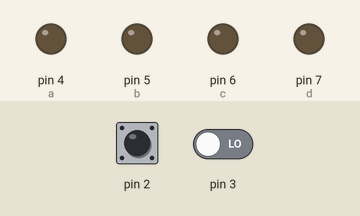
Simulated run of this sketch. Board: Arduino Uno, built with avr-gcc and run on an emulated ATmega328P. On the bench: output pins drawn as LEDs (lit = HIGH). Inputs (shaded band) come from the test bench; at power-on: pin 2 LOW, pin 3 LOW.

Above: at 1.2 s.
1.3 s: pin 2 pulsed HIGH 5 times (0.12 s each, 0.3 s apart)
At 3.9 s:
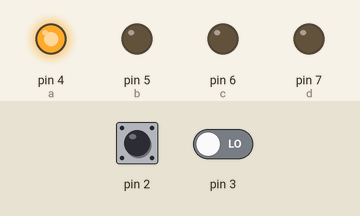
At 6.6 s:
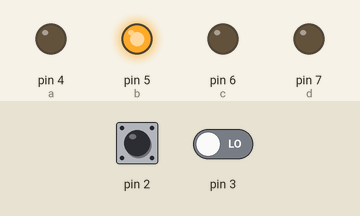
Timing chart, 0 to 8.1 s (numbered marks = the images above; inputs shaded):
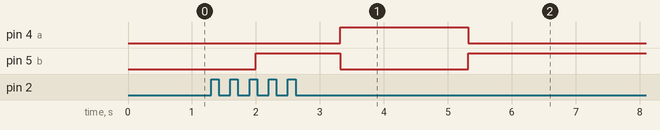

Measured:
- after the input at 1.3 s, pin 4 (a): LOW → HIGH after 2.0 s, → LOW 2.0 s later

The sketch:

Individual_MotorControl_ArduinoFlysky.ino
```cpp
//YouTube|Tech at Home

double ch2=2;
double ch4=3;

int a=4; int b=5;
int c=6; int d=7;


void setup()
{
  Serial.begin(9600);

  pinMode(2,INPUT);
  pinMode(3,INPUT);

  pinMode(4,OUTPUT); pinMode(5,OUTPUT);
  pinMode(6,OUTPUT); pinMode(7,OUTPUT);

}

void loop()
{
ch2 = pulseIn(2,HIGH);
ch4 = pulseIn(3,HIGH);

//Serial.println(ch2);
//Serial.println(ch4);

if(ch2 > 1530)
{
   digitalWrite(a,HIGH);
   digitalWrite(b,LOW);
}

else if(ch2 < 1430)
{
  digitalWrite(a,LOW);
  digitalWrite(b,HIGH);
}

else if(ch4 > 1530)
{
  digitalWrite(c,HIGH);
  digitalWrite(d,LOW);
}

else if(ch4 < 1430)
{
  digitalWrite(c,LOW);
  digitalWrite(d,HIGH);
}

else
{
 digitalWrite(a,LOW); digitalWrite(b,LOW);
 digitalWrite(c,LOW);digitalWrite(d,LOW);
}

}
```
